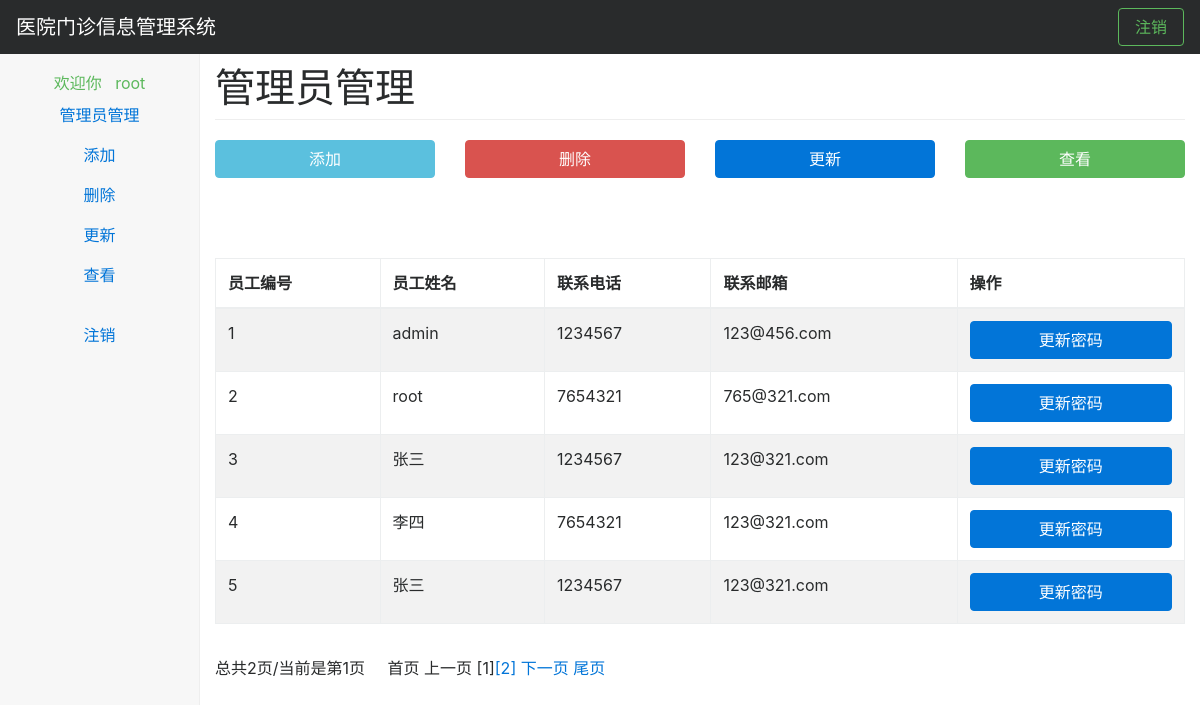
Screenshot of /admin/updateAdmin.php (signed in) with the database file from the repository.
### tables this page shows
CREATE TABLE IF NOT EXISTS `employee` (
  `e_id` int(10) unsigned NOT NULL,
  `e_name` varchar(8) NOT NULL,
  `e_title` varchar(255) DEFAULT NULL,
  `e_sex` char(1) NOT NULL,
  `e_birthday` datetime DEFAULT NULL,
  `e_tel` varchar(11) DEFAULT NULL,
  `e_email` varchar(255) DEFAULT NULL,
  `e_note` text
);

### lib/mysql.func.php (called while the page is built, shortened)
<?php
	function fetchAll($conn, $sql){
		$result = $conn->query($sql);
		if ($result->num_rows > 0) {
			while ($row = $result->fetch_assoc()) {
				$rows[] = $row;
			}
			return $rows;
		} else {
			return 0;
		}
	}
	function getResultNum($conn, $sql)
	{
		$result = $conn->query($sql);
		return $result->num_rows;
	}

### admin/updateAdmin.php (the view, shortened to what this page needs)
<?php
	require_once 'header-sider.php';
 ?>
<main class="col-sm-9 offset-sm-3 col-md-10 offset-md-2 pt-3">
	<h1>管理员管理</h1>
	<section class="row text-center placeholders">
	 <div class="col-6 col-sm-3 placeholder">
	   <a href="addAdmin.php" class="btn btn-info btn-block" role="button">
	   	添加
	   </a>
	 </div>
	 <div class="col-6 col-sm-3 placeholder">
	   <a href="deleteAdmin.php" class="btn btn-danger btn-block" role="button">
	   	删除
	   </a>
	 </div>
	 <div class="col-6 col-sm-3 placeholder">
	   <a href="updateAdmin.php" class="btn btn-primary btn-block" role="button">
	   	更新
	   </a>
	 </div>
	 <div class="col-6 col-sm-3 placeholder">
	   <a href="listAdmin.php" class="btn btn-success btn-block" role="button">
	   	查看
	   </a>
	 </div>
	</section>
</main>
<main class="col-sm-9 offset-sm-3 col-md-10 offset-md-2 pt-3">
<main class="col-sm-9 offset-sm-3 col-md-10 offset-md-2 pt-3">
</main>
	<table width="100%" class="table table-striped table-bordered table-hover" id="dataTables-example">
	  <thead>
	    <tr>
	      <th>员工编号</th>
	      <th>员工姓名</th>
	      <th>联系电话</th>
	      <th>联系邮箱</th>
	      <th>操作</th>
	    </tr>
	  </thead>
	  <tbody>
	    <?php
	    	$page = ($_GET['page']==null)?1:$_GET['page'];
	    	$numOfRow = 5;
	    	$sql = "select*from employee where e_id in (select a_e_id from admin)";
	    	$row = fetchAll($conn, $sql);
	    	$nums = getResultNum($conn, $sql);
	    	$totalPage = ceil($nums / 5);
	    	$startPage = ($page - 1) * $numOfRow;
	    	$sql = "select*from employee where e_id in (select a_e_id from admin) limit $startPage, $numOfRow";
	    	$row = fetchAll($conn, $sql);
	    	foreach ($row as $key => $value) {
	    		echo "<tr>";
	    		echo "<td>" . $value['e_id'] . "</td>";
	    		echo "<td>" . $value['e_name'] . "</td>";
	    		echo "<td>" . $value['e_tel'] . "</td>";
	    		echo "<td>" . $value['e_email'] . "</td>";
	    		echo "<td>" . '<a href="doUpdate.php?eid=' . $value['e_id'] . '" class="btn btn-primary btn-block col-sm-12" role="button">更新密码</a>' . "</td>";
	    		echo "</tr>";
	    	}
	     ?>
	  </tbody>
	</table>
</main>
<main class="col-sm-9 offset-sm-3 col-md-10 offset-md-2 pt-3">
	<?php
		$str = showPage($page,$totalPage);
		echo $str;
	 ?>
</main>

### admin/styles/dashboard.css (style rules this page uses)
body { padding-top: 50px; }
h1 { margin-bottom: 20px; padding-bottom: 9px; border-bottom: 1px solid #eee; }
.placeholders { padding-bottom: 3rem; }

### rows the page displays
employee: e_id "1", e_name "admin", e_tel "1234567", e_email "123@456.com"
employee: e_id "2", e_name "root", e_tel "7654321", e_email "765@321.com"
employee: e_id "3", e_name "张三", e_tel "1234567", e_email "123@321.com"
employee: e_id "4", e_name "李四", e_tel "7654321", e_email "123@321.com"
employee: e_id "5", e_name "张三", e_tel "1234567", e_email "123@321.com"

### other values shown
$_SESSION['adminName'] "root"
$str "总共2页/当前是第1页"
